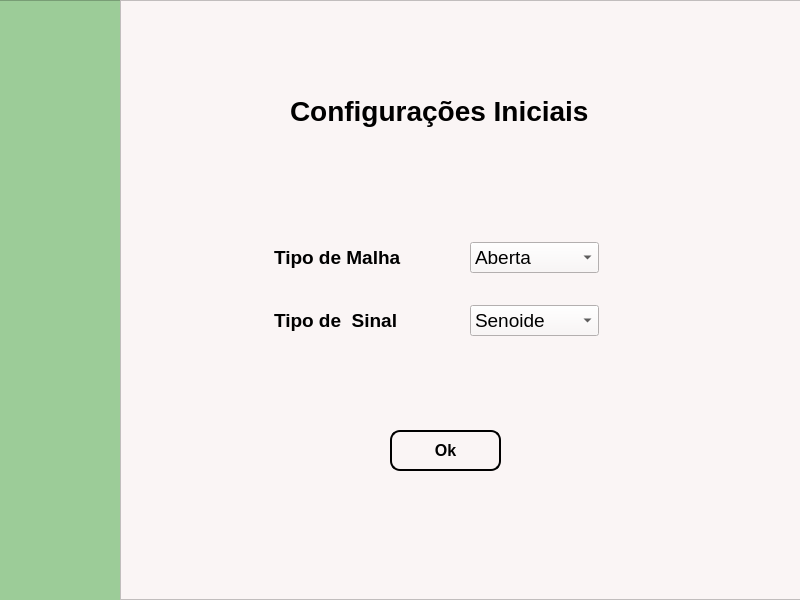
<?xml version="1.0" encoding="UTF-8"?>
<ui version="4.0">
 <class>JanelaPrincipal</class>
 <widget class="QMainWindow" name="JanelaPrincipal">
  <property name="geometry">
   <rect>
    <x>0</x>
    <y>0</y>
    <width>800</width>
    <height>600</height>
   </rect>
  </property>
  <property name="minimumSize">
   <size>
    <width>800</width>
    <height>600</height>
   </size>
  </property>
  <property name="maximumSize">
   <size>
    <width>800</width>
    <height>600</height>
   </size>
  </property>
  <property name="windowTitle">
   <string>MainWindow</string>
  </property>
  <widget class="QWidget" name="centralwidget">
   <widget class="QFrame" name="frame">
    <property name="geometry">
     <rect>
      <x>-10</x>
      <y>0</y>
      <width>131</width>
      <height>601</height>
     </rect>
    </property>
    <property name="minimumSize">
     <size>
      <width>131</width>
      <height>601</height>
     </size>
    </property>
    <property name="maximumSize">
     <size>
      <width>131</width>
      <height>601</height>
     </size>
    </property>
    <property name="styleSheet">
     <string notr="true">background-color: rgb(156, 204, 152);</string>
    </property>
    <property name="frameShape">
     <enum>QFrame::StyledPanel</enum>
    </property>
    <property name="frameShadow">
     <enum>QFrame::Raised</enum>
    </property>
   </widget>
   <widget class="QFrame" name="frame_white">
    <property name="geometry">
     <rect>
      <x>120</x>
      <y>0</y>
      <width>800</width>
      <height>600</height>
     </rect>
    </property>
    <property name="minimumSize">
     <size>
      <width>800</width>
      <height>600</height>
     </size>
    </property>
    <property name="maximumSize">
     <size>
      <width>800</width>
      <height>600</height>
     </size>
    </property>
    <property name="styleSheet">
     <string notr="true">background-color: rgb(250, 245, 245);</string>
    </property>
    <property name="frameShape">
     <enum>QFrame::StyledPanel</enum>
    </property>
    <property name="frameShadow">
     <enum>QFrame::Raised</enum>
    </property>
    <widget class="QLabel" name="label">
     <property name="geometry">
      <rect>
       <x>170</x>
       <y>80</y>
       <width>311</width>
       <height>61</height>
      </rect>
     </property>
     <property name="font">
      <font>
       <pointsize>21</pointsize>
       <weight>75</weight>
       <bold>true</bold>
      </font>
     </property>
     <property name="text">
      <string>Configurações Iniciais</string>
     </property>
    </widget>
    <widget class="QWidget" name="formLayoutWidget">
     <property name="geometry">
      <rect>
       <x>130</x>
       <y>220</y>
       <width>421</width>
       <height>147</height>
      </rect>
     </property>
     <layout class="QFormLayout" name="formLayout">
      <property name="horizontalSpacing">
       <number>69</number>
      </property>
      <property name="verticalSpacing">
       <number>32</number>
      </property>
      <property name="leftMargin">
       <number>24</number>
      </property>
      <property name="topMargin">
       <number>22</number>
      </property>
      <property name="rightMargin">
       <number>72</number>
      </property>
      <property name="bottomMargin">
       <number>21</number>
      </property>
      <item row="0" column="0">
       <widget class="QLabel" name="label_2">
        <property name="font">
         <font>
          <pointsize>14</pointsize>
          <weight>75</weight>
          <bold>true</bold>
         </font>
        </property>
        <property name="text">
         <string>Tipo de Malha</string>
        </property>
       </widget>
      </item>
      <item row="1" column="0">
       <widget class="QLabel" name="label_3">
        <property name="font">
         <font>
          <pointsize>14</pointsize>
          <weight>75</weight>
          <bold>true</bold>
         </font>
        </property>
        <property name="text">
         <string>Tipo de  Sinal</string>
        </property>
       </widget>
      </item>
      <item row="0" column="1">
       <widget class="QComboBox" name="comboBox">
        <property name="font">
         <font>
          <pointsize>14</pointsize>
         </font>
        </property>
        <property name="styleSheet">
         <string notr="true">QComboBox
{
background-color: rgb(255, 255, 255);
selection-background-color: gray;
border: 2px solid gray;
border-radius: 20px;
color: rgb(0, 0, 0);
};</string>
        </property>
        <item>
         <property name="text">
          <string>Aberta</string>
         </property>
        </item>
        <item>
         <property name="text">
          <string>Fechada</string>
         </property>
        </item>
       </widget>
      </item>
      <item row="1" column="1">
       <widget class="QComboBox" name="comboBox_2">
        <property name="font">
         <font>
          <pointsize>14</pointsize>
         </font>
        </property>
        <property name="styleSheet">
         <string notr="true">QComboBox
{
background-color: rgb(255, 255, 255);
selection-background-color: gray;
border: 2px solid gray;
border-radius: 20px;
color: rgb(0, 0, 0);
};</string>
        </property>
        <item>
         <property name="text">
          <string>Senoide</string>
         </property>
        </item>
        <item>
         <property name="text">
          <string>Qudrada</string>
         </property>
        </item>
        <item>
         <property name="text">
          <string>Serra</string>
         </property>
        </item>
        <item>
         <property name="text">
          <string>Degrau</string>
         </property>
        </item>
       </widget>
      </item>
     </layout>
    </widget>
    <widget class="QPushButton" name="pushButton">
     <property name="geometry">
      <rect>
       <x>270</x>
       <y>430</y>
       <width>111</width>
       <height>41</height>
      </rect>
     </property>
     <property name="font">
      <font>
       <pointsize>12</pointsize>
       <weight>75</weight>
       <bold>true</bold>
      </font>
     </property>
     <property name="styleSheet">
      <string notr="true">QPushButton{
border: 2px solid black;
border-radius:10px;
}
QPushButton#pushButton:pressed {
    background-color: gray;
	color:white;
}</string>
     </property>
     <property name="text">
      <string>Ok</string>
     </property>
    </widget>
   </widget>
  </widget>
 </widget>
 <resources/>
 <connections/>
</ui>
